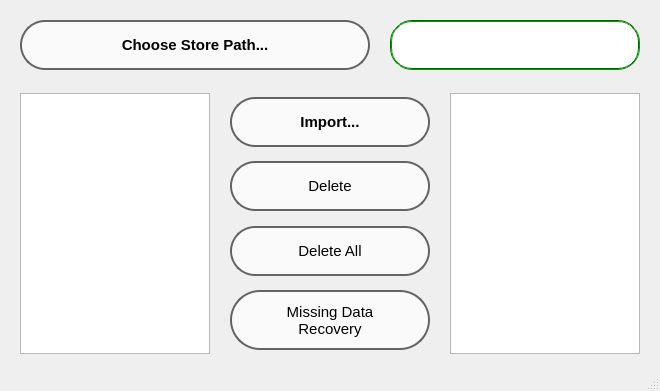
<?xml version="1.0" encoding="UTF-8"?>
<ui version="4.0">
 <class>QWFormImport</class>
 <widget class="QMainWindow" name="QWFormImport">
  <property name="geometry">
   <rect>
    <x>0</x>
    <y>0</y>
    <width>660</width>
    <height>391</height>
   </rect>
  </property>
  <property name="sizePolicy">
   <sizepolicy hsizetype="Expanding" vsizetype="Expanding">
    <horstretch>0</horstretch>
    <verstretch>0</verstretch>
   </sizepolicy>
  </property>
  <property name="windowTitle">
   <string>MainWindow</string>
  </property>
  <widget class="QWidget" name="centralwidget">
   <property name="sizePolicy">
    <sizepolicy hsizetype="Expanding" vsizetype="Expanding">
     <horstretch>0</horstretch>
     <verstretch>0</verstretch>
    </sizepolicy>
   </property>
   <layout class="QGridLayout" name="gridLayout">
    <property name="leftMargin">
     <number>20</number>
    </property>
    <property name="topMargin">
     <number>20</number>
    </property>
    <property name="rightMargin">
     <number>20</number>
    </property>
    <property name="bottomMargin">
     <number>15</number>
    </property>
    <property name="horizontalSpacing">
     <number>20</number>
    </property>
    <property name="verticalSpacing">
     <number>8</number>
    </property>
    <item row="0" column="0" colspan="5">
     <layout class="QHBoxLayout" name="horizontalLayout">
      <property name="spacing">
       <number>20</number>
      </property>
      <property name="bottomMargin">
       <number>15</number>
      </property>
      <item>
       <widget class="QPushButton" name="btnStore">
        <property name="minimumSize">
         <size>
          <width>350</width>
          <height>50</height>
         </size>
        </property>
        <property name="maximumSize">
         <size>
          <width>450</width>
          <height>16777215</height>
         </size>
        </property>
        <property name="font">
         <font>
          <pointsize>11</pointsize>
          <weight>75</weight>
          <bold>true</bold>
         </font>
        </property>
        <property name="cursor">
         <cursorShape>PointingHandCursor</cursorShape>
        </property>
        <property name="styleSheet">
         <string notr="true">QPushButton{
	color: black;
	background-color: rgb(250, 250, 250);
	border: 1.5px;
	border-color: rgb(100, 100, 100);
	border-radius: 25px;
	padding: 4px 4px;
	border-style: solid;
}

QPushButton:hover{
	color: Black;
	font-size: 12pt;
	padding: 3px 4px;
	border-color: rgb(150, 150, 150);
	background-color: rgb(225, 255, 255);
}

QPushButton:pressed{
	color: Black;
	font-size: 11pt;
	padding: 3px 4px;
	border-color: rgb(100, 100, 100);
	background-color: rgb(195, 255, 255);
}
</string>
        </property>
        <property name="text">
         <string>Choose Store Path...</string>
        </property>
       </widget>
      </item>
      <item>
       <widget class="QLineEdit" name="lineEdit">
        <property name="minimumSize">
         <size>
          <width>0</width>
          <height>50</height>
         </size>
        </property>
        <property name="font">
         <font>
          <family>Arial</family>
          <pointsize>11</pointsize>
         </font>
        </property>
        <property name="styleSheet">
         <string notr="true">QLineEdit{
	border: 2px groove gray;
	border-radius: 22px;
	padding: 2px 4px;
	color: rgb(0, 0, 0);
	border-color: rgb(0, 100, 0);
}</string>
        </property>
        <property name="text">
         <string/>
        </property>
       </widget>
      </item>
     </layout>
    </item>
    <item row="1" column="1" rowspan="2" colspan="3">
     <layout class="QVBoxLayout" name="verticalLayout">
      <property name="sizeConstraint">
       <enum>QLayout::SetDefaultConstraint</enum>
      </property>
      <item>
       <spacer name="verticalSpacer">
        <property name="orientation">
         <enum>Qt::Vertical</enum>
        </property>
        <property name="sizeHint" stdset="0">
         <size>
          <width>20</width>
          <height>30</height>
         </size>
        </property>
       </spacer>
      </item>
      <item>
       <widget class="QPushButton" name="btnImport">
        <property name="sizePolicy">
         <sizepolicy hsizetype="Preferred" vsizetype="Preferred">
          <horstretch>0</horstretch>
          <verstretch>0</verstretch>
         </sizepolicy>
        </property>
        <property name="minimumSize">
         <size>
          <width>200</width>
          <height>50</height>
         </size>
        </property>
        <property name="maximumSize">
         <size>
          <width>450</width>
          <height>16777215</height>
         </size>
        </property>
        <property name="font">
         <font>
          <pointsize>11</pointsize>
          <weight>75</weight>
          <bold>true</bold>
         </font>
        </property>
        <property name="cursor">
         <cursorShape>PointingHandCursor</cursorShape>
        </property>
        <property name="styleSheet">
         <string notr="true">QPushButton{
	color: black;
	background-color: rgb(250, 250, 250);
	border: 1.5px;
	border-color: rgb(100, 100, 100);
	border-radius: 25px;
	padding: 4px 4px;
	border-style: solid;
}

QPushButton:hover{
	color: Black;
	font-size: 12pt;
	padding: 3px 4px;
	border-color: rgb(150, 150, 150);
	background-color: rgb(225, 255, 255);
}

QPushButton:pressed{
	color: Black;
	font-size: 11pt;
	padding: 3px 4px;
	border-color: rgb(100, 100, 100);
	background-color: rgb(195, 255, 255);
}
</string>
        </property>
        <property name="text">
         <string>Import...</string>
        </property>
       </widget>
      </item>
      <item>
       <spacer name="verticalSpacer_2">
        <property name="orientation">
         <enum>Qt::Vertical</enum>
        </property>
        <property name="sizeHint" stdset="0">
         <size>
          <width>20</width>
          <height>40</height>
         </size>
        </property>
       </spacer>
      </item>
      <item>
       <widget class="QPushButton" name="btnDel">
        <property name="sizePolicy">
         <sizepolicy hsizetype="Preferred" vsizetype="Preferred">
          <horstretch>0</horstretch>
          <verstretch>0</verstretch>
         </sizepolicy>
        </property>
        <property name="minimumSize">
         <size>
          <width>200</width>
          <height>50</height>
         </size>
        </property>
        <property name="maximumSize">
         <size>
          <width>450</width>
          <height>16777215</height>
         </size>
        </property>
        <property name="font">
         <font>
          <pointsize>11</pointsize>
         </font>
        </property>
        <property name="cursor">
         <cursorShape>PointingHandCursor</cursorShape>
        </property>
        <property name="styleSheet">
         <string notr="true">QPushButton{
	color: black;
	background-color: rgb(250, 250, 250);
	border: 1.5px;
	border-color: rgb(100, 100, 100);
	border-radius: 25px;
	padding: 4px 4px;
	border-style: solid;
}

QPushButton:hover{
	color: Black;
	font-size: 12pt;
	padding: 3px 4px;
	border-color: rgb(150, 150, 150);
	background-color: rgb(225, 255, 255);
}

QPushButton:pressed{
	color: Black;
	font-size: 11pt;
	padding: 3px 4px;
	border-color: rgb(100, 100, 100);
	background-color: rgb(195, 255, 255);
}
</string>
        </property>
        <property name="text">
         <string>Delete</string>
        </property>
       </widget>
      </item>
      <item>
       <spacer name="verticalSpacer_3">
        <property name="orientation">
         <enum>Qt::Vertical</enum>
        </property>
        <property name="sizeHint" stdset="0">
         <size>
          <width>20</width>
          <height>40</height>
         </size>
        </property>
       </spacer>
      </item>
      <item>
       <widget class="QPushButton" name="btnDelAll">
        <property name="sizePolicy">
         <sizepolicy hsizetype="Preferred" vsizetype="Preferred">
          <horstretch>0</horstretch>
          <verstretch>0</verstretch>
         </sizepolicy>
        </property>
        <property name="minimumSize">
         <size>
          <width>200</width>
          <height>50</height>
         </size>
        </property>
        <property name="maximumSize">
         <size>
          <width>450</width>
          <height>16777215</height>
         </size>
        </property>
        <property name="font">
         <font>
          <pointsize>11</pointsize>
         </font>
        </property>
        <property name="cursor">
         <cursorShape>PointingHandCursor</cursorShape>
        </property>
        <property name="styleSheet">
         <string notr="true">QPushButton{
	color: black;
	background-color: rgb(250, 250, 250);
	border: 1.5px;
	border-color: rgb(100, 100, 100);
	border-radius: 25px;
	padding: 4px 4px;
	border-style: solid;
}

QPushButton:hover{
	color: Black;
	font-size: 12pt;
	padding: 3px 4px;
	border-color: rgb(150, 150, 150);
	background-color: rgb(225, 255, 255);
}

QPushButton:pressed{
	color: Black;
	font-size: 11pt;
	padding: 3px 4px;
	border-color: rgb(100, 100, 100);
	background-color: rgb(195, 255, 255);
}
</string>
        </property>
        <property name="text">
         <string>Delete All</string>
        </property>
       </widget>
      </item>
      <item>
       <spacer name="verticalSpacer_4">
        <property name="orientation">
         <enum>Qt::Vertical</enum>
        </property>
        <property name="sizeHint" stdset="0">
         <size>
          <width>20</width>
          <height>40</height>
         </size>
        </property>
       </spacer>
      </item>
      <item>
       <widget class="QPushButton" name="btnRecovery">
        <property name="sizePolicy">
         <sizepolicy hsizetype="Preferred" vsizetype="Preferred">
          <horstretch>0</horstretch>
          <verstretch>0</verstretch>
         </sizepolicy>
        </property>
        <property name="minimumSize">
         <size>
          <width>200</width>
          <height>60</height>
         </size>
        </property>
        <property name="maximumSize">
         <size>
          <width>450</width>
          <height>16777215</height>
         </size>
        </property>
        <property name="font">
         <font>
          <pointsize>11</pointsize>
         </font>
        </property>
        <property name="cursor">
         <cursorShape>PointingHandCursor</cursorShape>
        </property>
        <property name="styleSheet">
         <string notr="true">QPushButton{
	color: black;
	background-color: rgb(250, 250, 250);
	border: 1.5px;
	border-color: rgb(100, 100, 100);
	border-radius: 30px;
	padding: 4px 4px;
	border-style: solid;
}

QPushButton:hover{
	color: Black;
	font-size: 12pt;
	padding: 3px 4px;
	border-color: rgb(150, 150, 150);
	background-color: rgb(225, 255, 255);
}

QPushButton:pressed{
	color: Black;
	font-size: 11pt;
	padding: 3px 4px;
	border-color: rgb(100, 100, 100);
	background-color: rgb(195, 255, 255);
}
</string>
        </property>
        <property name="text">
         <string>Missing Data 
Recovery</string>
        </property>
       </widget>
      </item>
      <item>
       <spacer name="verticalSpacer_5">
        <property name="orientation">
         <enum>Qt::Vertical</enum>
        </property>
        <property name="sizeHint" stdset="0">
         <size>
          <width>20</width>
          <height>30</height>
         </size>
        </property>
       </spacer>
      </item>
     </layout>
    </item>
    <item row="1" column="4" rowspan="2">
     <widget class="QTextBrowser" name="textBrowser">
      <property name="sizePolicy">
       <sizepolicy hsizetype="Expanding" vsizetype="Expanding">
        <horstretch>0</horstretch>
        <verstretch>0</verstretch>
       </sizepolicy>
      </property>
      <property name="maximumSize">
       <size>
        <width>750</width>
        <height>16777215</height>
       </size>
      </property>
     </widget>
    </item>
    <item row="1" column="0" rowspan="2">
     <widget class="QListWidget" name="listWidget">
      <property name="sizePolicy">
       <sizepolicy hsizetype="Expanding" vsizetype="Expanding">
        <horstretch>0</horstretch>
        <verstretch>0</verstretch>
       </sizepolicy>
      </property>
      <property name="maximumSize">
       <size>
        <width>750</width>
        <height>16777215</height>
       </size>
      </property>
     </widget>
    </item>
   </layout>
  </widget>
  <widget class="QStatusBar" name="statusBar"/>
 </widget>
 <resources/>
 <connections/>
</ui>
